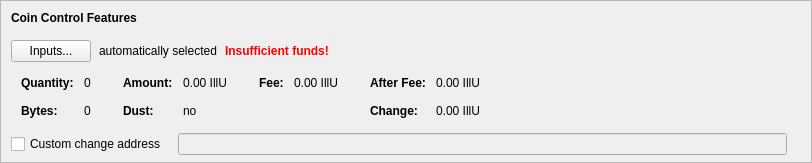
    <widget class="QFrame" name="frameCoinControl">
     <property name="sizePolicy">
      <sizepolicy hsizetype="Expanding" vsizetype="Expanding">
       <horstretch>0</horstretch>
       <verstretch>0</verstretch>
      </sizepolicy>
     </property>
     <property name="maximumSize">
      <size>
       <width>16777215</width>
       <height>16777215</height>
      </size>
     </property>
     <property name="frameShape">
      <enum>QFrame::StyledPanel</enum>
     </property>
     <property name="frameShadow">
      <enum>QFrame::Sunken</enum>
     </property>
     <layout class="QVBoxLayout" name="verticalLayoutCoinControl2">
      <property name="spacing">
       <number>0</number>
      </property>
      <property name="leftMargin">
       <number>0</number>
      </property>
      <property name="topMargin">
       <number>0</number>
      </property>
      <property name="rightMargin">
       <number>0</number>
      </property>
      <property name="bottomMargin">
       <number>6</number>
      </property>
      <item>
       <layout class="QVBoxLayout" name="verticalLayoutCoinControl" stretch="0,0,0,0,1">
        <property name="spacing">
         <number>0</number>
        </property>
        <property name="leftMargin">
         <number>10</number>
        </property>
        <property name="topMargin">
         <number>10</number>
        </property>
        <item>
         <layout class="QHBoxLayout" name="horizontalLayoutCoinControl1">
          <property name="bottomMargin">
           <number>15</number>
          </property>
          <item>
           <widget class="QLabel" name="labelCoinControlFeatures">
            <property name="sizePolicy">
             <sizepolicy hsizetype="Preferred" vsizetype="Maximum">
              <horstretch>0</horstretch>
              <verstretch>0</verstretch>
             </sizepolicy>
            </property>
            <property name="font">
             <font>
              <weight>75</weight>
              <bold>true</bold>
             </font>
            </property>
            <property name="styleSheet">
             <string notr="true">font-weight:bold;</string>
            </property>
            <property name="text">
             <string>Coin Control Features</string>
            </property>
           </widget>
          </item>
         </layout>
        </item>
        <item>
         <layout class="QHBoxLayout" name="horizontalLayoutCoinControl2" stretch="0,0,0,0">
          <property name="spacing">
           <number>8</number>
          </property>
          <property name="bottomMargin">
           <number>10</number>
          </property>
          <item>
           <widget class="QPushButton" name="pushButtonCoinControl">
            <property name="styleSheet">
             <string notr="true"/>
            </property>
            <property name="text">
             <string>Inputs...</string>
            </property>
            <property name="autoDefault">
             <bool>false</bool>
            </property>
           </widget>
          </item>
          <item>
           <widget class="QLabel" name="labelCoinControlAutomaticallySelected">
            <property name="text">
             <string>automatically selected</string>
            </property>
            <property name="margin">
             <number>5</number>
            </property>
           </widget>
          </item>
          <item>
           <widget class="QLabel" name="labelCoinControlInsuffFunds">
            <property name="font">
             <font>
              <weight>75</weight>
              <bold>true</bold>
             </font>
            </property>
            <property name="styleSheet">
             <string notr="true">color:red;font-weight:bold;</string>
            </property>
            <property name="text">
             <string>Insufficient funds!</string>
            </property>
            <property name="margin">
             <number>5</number>
            </property>
           </widget>
          </item>
          <item>
           <spacer name="horizontalSpacerCoinControl">
            <property name="orientation">
             <enum>Qt::Horizontal</enum>
            </property>
            <property name="sizeHint" stdset="0">
             <size>
              <width>40</width>
              <height>1</height>
             </size>
            </property>
           </spacer>
          </item>
         </layout>
        </item>
        <item>
         <widget class="QWidget" name="widgetCoinControl" native="true">
          <property name="sizePolicy">
           <sizepolicy hsizetype="Preferred" vsizetype="Preferred">
            <horstretch>0</horstretch>
            <verstretch>0</verstretch>
           </sizepolicy>
          </property>
          <property name="minimumSize">
           <size>
            <width>0</width>
            <height>0</height>
           </size>
          </property>
          <property name="styleSheet">
           <string notr="true"/>
          </property>
          <layout class="QHBoxLayout" name="horizontalLayoutCoinControl5">
           <property name="leftMargin">
            <number>0</number>
           </property>
           <property name="topMargin">
            <number>0</number>
           </property>
           <property name="rightMargin">
            <number>0</number>
           </property>
           <property name="bottomMargin">
            <number>0</number>
           </property>
           <item>
            <layout class="QHBoxLayout" name="horizontalLayoutCoinControl3" stretch="0,0,0,1">
             <property name="spacing">
              <number>20</number>
             </property>
             <property name="topMargin">
              <number>0</number>
             </property>
             <property name="bottomMargin">
              <number>10</number>
             </property>
             <item>
              <layout class="QFormLayout" name="formLayoutCoinControl1">
               <property name="horizontalSpacing">
                <number>10</number>
               </property>
               <property name="verticalSpacing">
                <number>14</number>
               </property>
               <property name="leftMargin">
                <number>10</number>
               </property>
               <property name="topMargin">
                <number>4</number>
               </property>
               <property name="rightMargin">
                <number>6</number>
               </property>
               <item row="0" column="0">
                <widget class="QLabel" name="labelCoinControlQuantityText">
                 <property name="font">
                  <font>
                   <weight>75</weight>
                   <bold>true</bold>
                  </font>
                 </property>
                 <property name="text">
                  <string>Quantity:</string>
                 </property>
                 <property name="margin">
                  <number>0</number>
                 </property>
                </widget>
               </item>
               <item row="0" column="1">
                <widget class="QLabel" name="labelCoinControlQuantity">
                 <property name="cursor">
                  <cursorShape>IBeamCursor</cursorShape>
                 </property>
                 <property name="contextMenuPolicy">
                  <enum>Qt::ActionsContextMenu</enum>
                 </property>
                 <property name="text">
                  <string notr="true">0</string>
                 </property>
                 <property name="margin">
                  <number>0</number>
                 </property>
                 <property name="textInteractionFlags">
                  <set>Qt::LinksAccessibleByMouse|Qt::TextSelectableByKeyboard|Qt::TextSelectableByMouse</set>
                 </property>
                </widget>
               </item>
               <item row="1" column="0">
                <widget class="QLabel" name="labelCoinControlBytesText">
                 <property name="font">
                  <font>
                   <weight>75</weight>
                   <bold>true</bold>
                  </font>
                 </property>
                 <property name="text">
                  <string>Bytes:</string>
                 </property>
                </widget>
               </item>
               <item row="1" column="1">
                <widget class="QLabel" name="labelCoinControlBytes">
                 <property name="cursor">
                  <cursorShape>IBeamCursor</cursorShape>
                 </property>
                 <property name="contextMenuPolicy">
                  <enum>Qt::ActionsContextMenu</enum>
                 </property>
                 <property name="text">
                  <string notr="true">0</string>
                 </property>
                 <property name="textInteractionFlags">
                  <set>Qt::LinksAccessibleByMouse|Qt::TextSelectableByKeyboard|Qt::TextSelectableByMouse</set>
                 </property>
                </widget>
               </item>
              </layout>
             </item>
             <item>
              <layout class="QFormLayout" name="formLayoutCoinControl2">
               <property name="horizontalSpacing">
                <number>10</number>
               </property>
               <property name="verticalSpacing">
                <number>14</number>
               </property>
               <property name="leftMargin">
                <number>6</number>
               </property>
               <property name="topMargin">
                <number>4</number>
               </property>
               <property name="rightMargin">
                <number>6</number>
               </property>
               <item row="0" column="0">
                <widget class="QLabel" name="labelCoinControlAmountText">
                 <property name="font">
                  <font>
                   <weight>75</weight>
                   <bold>true</bold>
                  </font>
                 </property>
                 <property name="text">
                  <string>Amount:</string>
                 </property>
                 <property name="margin">
                  <number>0</number>
                 </property>
                </widget>
               </item>
               <item row="0" column="1">
                <widget class="QLabel" name="labelCoinControlAmount">
                 <property name="cursor">
                  <cursorShape>IBeamCursor</cursorShape>
                 </property>
                 <property name="contextMenuPolicy">
                  <enum>Qt::ActionsContextMenu</enum>
                 </property>
                 <property name="text">
                  <string notr="true">0.00 IllU</string>
                 </property>
                 <property name="textInteractionFlags">
                  <set>Qt::LinksAccessibleByMouse|Qt::TextSelectableByKeyboard|Qt::TextSelectableByMouse</set>
                 </property>
                </widget>
               </item>
               <item row="1" column="0">
                <widget class="QLabel" name="labelCoinControlLowOutputText">
                 <property name="font">
                  <font>
                   <weight>75</weight>
                   <bold>true</bold>
                  </font>
                 </property>
                 <property name="text">
                  <string>Dust:</string>
                 </property>
                </widget>
               </item>
               <item row="1" column="1">
                <widget class="QLabel" name="labelCoinControlLowOutput">
                 <property name="cursor">
                  <cursorShape>IBeamCursor</cursorShape>
                 </property>
                 <property name="contextMenuPolicy">
                  <enum>Qt::ActionsContextMenu</enum>
                 </property>
                 <property name="text">
                  <string notr="true">no</string>
                 </property>
                 <property name="textInteractionFlags">
                  <set>Qt::LinksAccessibleByMouse|Qt::TextSelectableByKeyboard|Qt::TextSelectableByMouse</set>
                 </property>
                </widget>
               </item>
              </layout>
             </item>
             <item>
              <layout class="QFormLayout" name="formLayoutCoinControl3">
               <property name="horizontalSpacing">
                <number>10</number>
               </property>
               <property name="verticalSpacing">
                <number>14</number>
               </property>
               <property name="leftMargin">
                <number>6</number>
               </property>
               <property name="topMargin">
                <number>4</number>
               </property>
               <property name="rightMargin">
                <number>6</number>
               </property>
               <item row="0" column="0">
                <widget class="QLabel" name="labelCoinControlFeeText">
                 <property name="font">
                  <font>
                   <weight>75</weight>
                   <bold>true</bold>
                  </font>
                 </property>
                 <property name="text">
                  <string>Fee:</string>
                 </property>
                 <property name="margin">
                  <number>0</number>
                 </property>
                </widget>
               </item>
               <item row="0" column="1">
                <widget class="QLabel" name="labelCoinControlFee">
                 <property name="cursor">
                  <cursorShape>IBeamCursor</cursorShape>
                 </property>
                 <property name="contextMenuPolicy">
                  <enum>Qt::ActionsContextMenu</enum>
                 </property>
                 <property name="text">
                  <string notr="true">0.00 IllU</string>
                 </property>
                 <property name="textInteractionFlags">
                  <set>Qt::LinksAccessibleByMouse|Qt::TextSelectableByKeyboard|Qt::TextSelectableByMouse</set>
                 </property>
                </widget>
               </item>
              </layout>
             </item>
             <item>
              <layout class="QFormLayout" name="formLayoutCoinControl4">
               <property name="horizontalSpacing">
                <number>10</number>
               </property>
               <property name="verticalSpacing">
                <number>14</number>
               </property>
               <property name="leftMargin">
                <number>6</number>
               </property>
               <property name="topMargin">
                <number>4</number>
               </property>
               <property name="rightMargin">
                <number>6</number>
               </property>
               <item row="0" column="0">
                <widget class="QLabel" name="labelCoinControlAfterFeeText">
                 <property name="font">
                  <font>
                   <weight>75</weight>
                   <bold>true</bold>
                  </font>
                 </property>
                 <property name="text">
                  <string>After Fee:</string>
                 </property>
                 <property name="margin">
                  <number>0</number>
                 </property>
                </widget>
               </item>
               <item row="0" column="1">
                <widget class="QLabel" name="labelCoinControlAfterFee">
                 <property name="cursor">
                  <cursorShape>IBeamCursor</cursorShape>
                 </property>
                 <property name="contextMenuPolicy">
                  <enum>Qt::ActionsContextMenu</enum>
                 </property>
                 <property name="text">
                  <string notr="true">0.00 IllU</string>
                 </property>
                 <property name="textInteractionFlags">
                  <set>Qt::LinksAccessibleByMouse|Qt::TextSelectableByKeyboard|Qt::TextSelectableByMouse</set>
                 </property>
                </widget>
               </item>
               <item row="1" column="0">
                <widget class="QLabel" name="labelCoinControlChangeText">
                 <property name="font">
                  <font>
                   <weight>75</weight>
                   <bold>true</bold>
                  </font>
                 </property>
                 <property name="text">
                  <string>Change:</string>
                 </property>
                </widget>
               </item>
               <item row="1" column="1">
                <widget class="QLabel" name="labelCoinControlChange">
                 <property name="cursor">
                  <cursorShape>IBeamCursor</cursorShape>
                 </property>
                 <property name="contextMenuPolicy">
                  <enum>Qt::ActionsContextMenu</enum>
                 </property>
                 <property name="text">
                  <string notr="true">0.00 IllU</string>
                 </property>
                 <property name="textInteractionFlags">
                  <set>Qt::LinksAccessibleByMouse|Qt::TextSelectableByKeyboard|Qt::TextSelectableByMouse</set>
                 </property>
                </widget>
               </item>
              </layout>
             </item>
            </layout>
           </item>
          </layout>
         </widget>
        </item>
        <item>
         <layout class="QHBoxLayout" name="horizontalLayoutCoinControl4" stretch="0,0,0">
          <property name="spacing">
           <number>12</number>
          </property>
          <property name="sizeConstraint">
           <enum>QLayout::SetDefaultConstraint</enum>
          </property>
          <property name="topMargin">
           <number>5</number>
          </property>
          <property name="rightMargin">
           <number>5</number>
          </property>
          <item>
           <widget class="QCheckBox" name="checkBoxCoinControlChange">
            <property name="toolTip">
             <string>If this is activated, but the change address is empty or invalid, change will be sent to a newly generated address.</string>
            </property>
            <property name="text">
             <string>Custom change address</string>
            </property>
           </widget>
          </item>
          <item>
           <widget class="QValidatedLineEdit" name="lineEditCoinControlChange">
            <property name="enabled">
             <bool>false</bool>
            </property>
            <property name="sizePolicy">
             <sizepolicy hsizetype="Expanding" vsizetype="Fixed">
              <horstretch>0</horstretch>
              <verstretch>0</verstretch>
             </sizepolicy>
            </property>
           </widget>
          </item>
          <item>
           <widget class="QLabel" name="labelCoinControlChangeLabel">
            <property name="sizePolicy">
             <sizepolicy hsizetype="Preferred" vsizetype="Expanding">
              <horstretch>0</horstretch>
              <verstretch>0</verstretch>
             </sizepolicy>
            </property>
            <property name="minimumSize">
             <size>
              <width>0</width>
              <height>0</height>
             </size>
            </property>
            <property name="text">
             <string/>
            </property>
            <property name="margin">
             <number>3</number>
            </property>
           </widget>
          </item>
         </layout>
        </item>
        <item>
         <spacer name="verticalSpacerCoinControl">
          <property name="orientation">
           <enum>Qt::Vertical</enum>
          </property>
          <property name="sizeHint" stdset="0">
           <size>
            <width>800</width>
            <height>1</height>
           </size>
          </property>
         </spacer>
        </item>
       </layout>
      </item>
     </layout>
    </widget>
